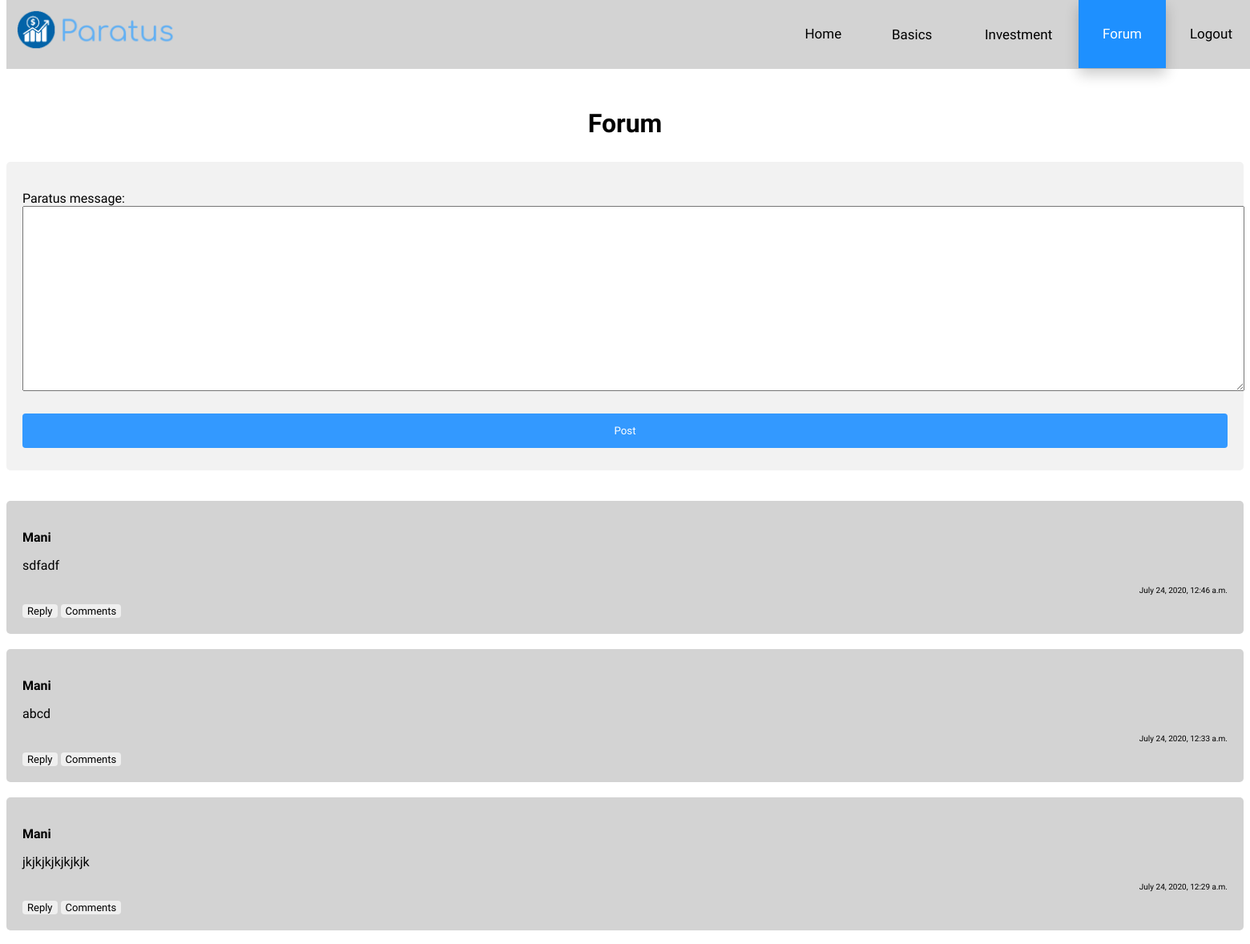
Before: /forum (signed in, upper part) with the older database file.
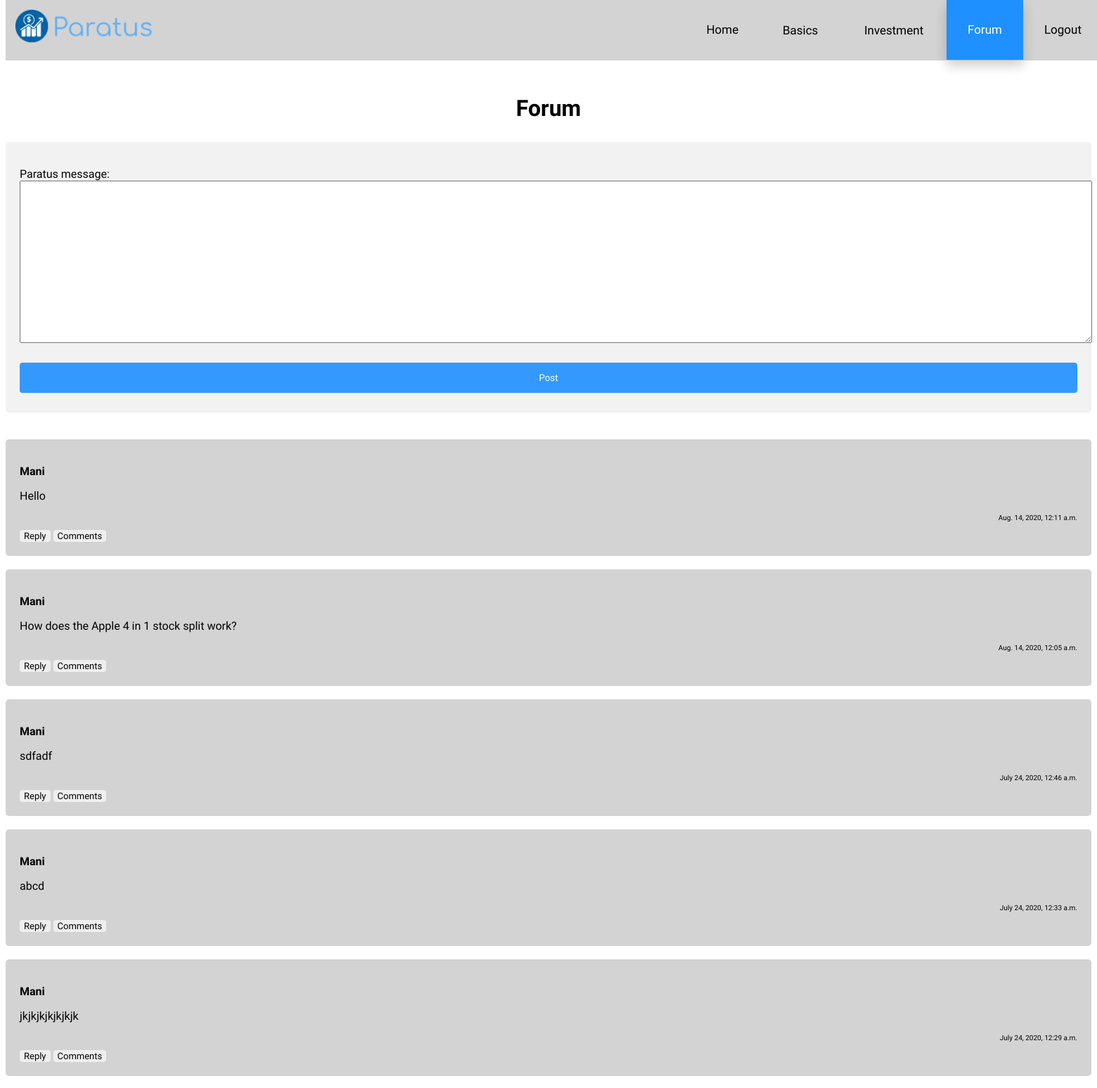
After: the same page with the newer database file.
### main/models.py (models this page shows, shortened)
class ParatusPost(models.Model):
    paratus_user = models.ForeignKey(settings.AUTH_USER_MODEL, on_delete=models.CASCADE)
    paratus_message = models.TextField()
    created_at = models.DateTimeField(auto_now_add=True)

class ParatusUser(AbstractBaseUser, PermissionsMixin):
    email = models.EmailField(max_length=254, unique=True)
    first_name = models.CharField(max_length=254, null=True, blank=True)
    last_name = models.CharField(max_length=254, null=True, blank=True)
    is_staff = models.BooleanField(default=True)
    is_superuser = models.BooleanField(default=False)
    is_active = models.BooleanField(default=True)
    USERNAME_FIELD = 'email'
    EMAIL_FIELD = 'email'
    REQUIRED_FIELDS = []
    objects = ParatusUserManager()

### main/views.py (the view, shortened to what this page needs)
# urls.py: path("forum",  views.forum, name="forum"),
def forum(request, id=None):
    print(request)
    comments = []
    if request.method == 'POST' and 'post' in request.POST:
        pform = forms.PostForm(request.POST)
        if pform.is_valid():
            post = pform.save(commit=False)
            post.paratus_user = request.user
            post.save()
    pform = forms.PostForm()
    cform = forms.CommentForm()
    context = {
               "pform": pform,
               "cform": cform,
               "posts": ParatusPost.objects.order_by('-created_at'),
               }
    return render(request, 'forum.htm', context)

### main/forms.py
class PostForm(forms.ModelForm):
    class Meta:
        model = ParatusPost
        fields = ('paratus_message',)
        widgets = {'paratus_message': forms.Textarea(attrs={'rows':15, 'cols':188}), }

class CommentForm(forms.ModelForm):
    class Meta:
        model = ParatusComment
        fields = ('comment',)
        widgets = {'comment': forms.Textarea(attrs={'rows':10, 'cols':183}), }

### templates/forum.htm (shortened to what this page needs)
<!DOCTYPE html>
<html>
  {% load static %}
  <head>
    <link rel="stylesheet" href="{% static "css/style.css" %}">
  </head>
  <body>
    <div class="navbar">
      <a href="{% url 'main:home' %}" id="logo"><img src="{% static "images/logo.png" %}" width= "200px"></a>
      <div class="navbar-right">
        <a href="{% url 'main:home' %}">Home</a>
        <div class="dropdown">
          <button class="dropbtn" onclick="window.location.href = '{% url 'main:basics' %}';">Basics
          </button>
        </div>
        <div class="dropdown">
          <button class="dropbtn" onclick="window.location.href = '{% url 'main:investment' %}';">Investment
          </button>
        </div>
        <a class="active" href="{% url 'main:forum' %}">Forum</a>
        {% if request.user.is_authenticated %}
        <a href="{% url 'main:logout' %}">Logout</a>
        {% else %}
        <a href="{% url 'main:login' %}">Login</a>
        {%endif%}
      </div>
    </div>
  {% if request.user.is_authenticated %}
    <div class="info">
      <h1 style="text-align: center;">Forum</h1>
    </div>
    <div class="container">
      <form action="" name="post" method="POST">
        {{ pform.as_p }}
        <button name="post" class="loginbtn">Post</button>
      </form>
    </div>
    <br>
    <br>
      {% for post in posts %}
        <div class="container3">
          <strong><p>{{post.paratus_user.first_name}}</p></strong>
          <p>{{post.paratus_message}}</p>
          <p style="text-align: right; font-size: 10px;">{{post.created_at}}</p>
          <button type="button" class ="collapsible">Reply</button>
            <button class ="collapsible">Comments</button>
        </div>
        <br>
      {% endfor %}
  {% else %}
    <h1 style="text-align: center;">To access the feature you need to login. Please Login</h1>
    <p style="text-align:center;">
      <img src="{% static "images/lock.jpeg" %}" width= "290px">
    </p>
  {% endif %}
  </body>
</html>

### static/css/style.css (style rules this page uses)
body { font-family: 'Comfortaa'; padding-top: 100px; }
button { font-family: 'Comfortaa'; }
.navbar { background-color: lightgray; transition: 0.4s; position: fixed; width: 100%; z-index: 100; margin: 0px; top: 0; }
.navbar a { float: left; color: black; text-align: center; padding: 30px; text-decoration: none; font-size: 17px; line-height: 25px; }
.navbar #logo { padding: 10px; }
.navbar a.active { background-color: dodgerblue; color: white; }
.navbar-right { float: right; }
.dropdown { float: left; overflow: hidden; }
.dropdown .dropbtn { font-size: 17px; border: none; outline: none; color: black; padding: 32.75px; background-color: inherit; font-family: inherit; margin: 0; }
.info { background-color: inherit; max-width: 100%; color: black; margin: 8px; line-height: 1.6; text-align: left; font-family: 'Nunito'; font-size: 16px; }
.info h1, h2, h3, h4, h5, h6 { font-family: 'Comfortaa'; }
.container { border-radius: 5px; background-color: #f2f2f2; padding: 20px; }
.container3 { color: black; border-radius: 5px; background-color: lightgray; padding: 20px; }
.collapsible { cursor: pointer; text-align: left; font-size: 13px; border-radius: 4px; border: none; outline: none; }
.active, .collapsible:hover { box-shadow: 0px 8px 16px 0px rgba(0,0,0,0.2); background-color: #3399ff; }
.loginbtn { width: 100%; background-color: #3399ff; color: white; padding: 14px 20px; margin: 8px 0; border: none; border-radius: 4px; cursor: pointer; }

Changed rows visible on the page:
added ParatusPost: paratus_user.first_name "Mani", paratus_message "Hello", created_at "Aug. 14, 2020, 12:11 a.m."
added ParatusPost: paratus_user.first_name "Mani", paratus_message "How does the Apple 4 in 1 stock split work?", created_at "Aug. 14, 2020, 12:05 a.m."
